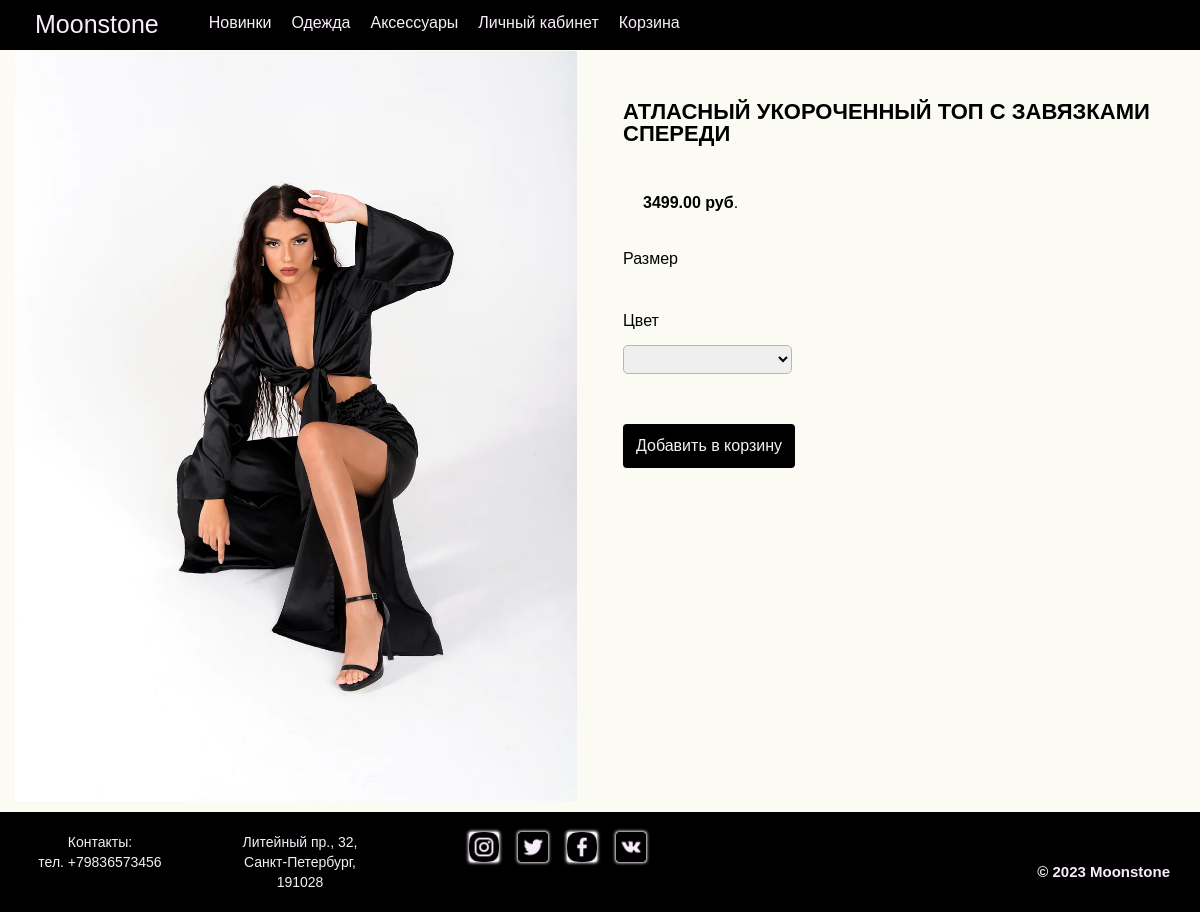
The app's page /product/17/, older data.
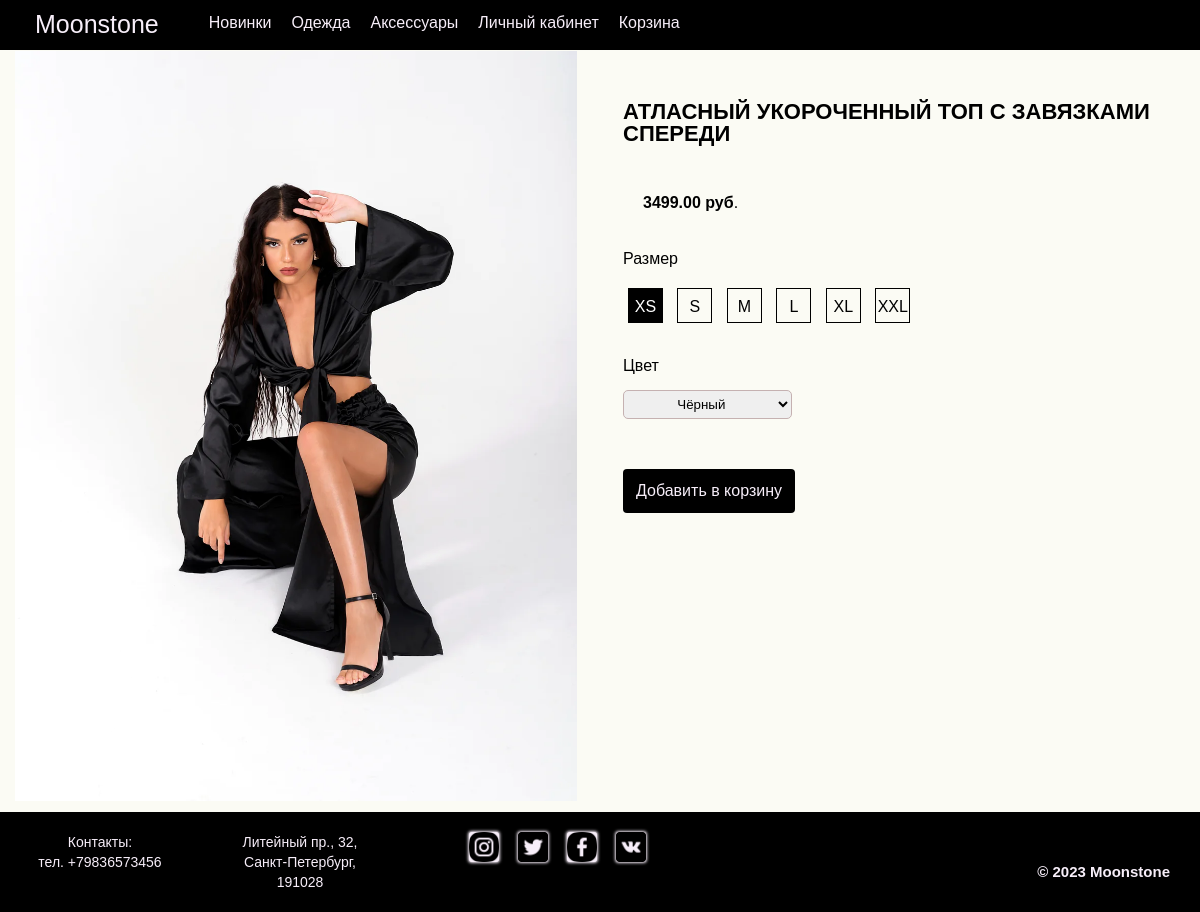
The same page, newer data.
### shop/models.py (models this page shows, shortened)
class Product(models.Model):
    CATEGORY_CHOICES = (
        ('clothing', 'Clothing'),
        ('accessories', 'Accessories'),
    )
    category = models.CharField(max_length=20, choices=CATEGORY_CHOICES, default='Clothing', null=True)
    name = models.CharField(max_length=255)
    description = models.TextField()
    price = models.DecimalField(max_digits=10, decimal_places=2)
    image = models.ImageField(upload_to='product_images')
    colors = models.ManyToManyField(Color)
    sizes = models.ManyToManyField(Size)
    class Meta:
        ordering = ['-id']

class Size(models.Model):
    name = models.CharField(max_length=20)

### shop/views.py (the view)
# urls.py: path('product/<int:id>/', views.product_detail, name='product_detail'),
def product_detail(request, id):
    product = get_object_or_404(Product, id=id)
    colors = product.colors.all()
    sizes = product.sizes.all()
    context = {
        'product': product,
        'colors': colors,
        'sizes': sizes
    }
    return render(request, 'shop/product_detail.html', context)

### templates/shop/product_detail.html (shortened to what this page needs)
{% extends 'shop/base.html' %}
{% load static %}
{% block content %}
<main class="main">
  <div class="detail__body">
    <div class="detail__row">
      <div class="detail">
        <div class="detail__image">
          <img src="{{ product.image.url }}" alt="{{ product.name }}">
        </div>
      </div>
      <div class="detail">
        <div class="detail__name">
          <h1 style="text-transform: uppercase;">{{ product.name }}</h1>
        </div>
        <div class="detail__price">
          <p><strong>{{ product.price }} руб</strong>.</p>
        </div>
        <div class="detail__form">
          <label>Размер</label><br><br>
          <div class="sizes">
            {% for size in sizes %}
              <label for="size_{{ size.name }}" class="size-btn">{{ size.name }}</label>
            {% endfor %}
          </div>
        </div>
        <div class="detail__form">
              <label for="id_color">Цвет</label><br><br>
              <select name="color" id="id_color">
                {% for color in colors %}
                <option value="{{ color.name }}">{{ color.name }}</option>
                {% endfor %}
              </select>
        </div>
        <button type="submit" class="btn btn-primary add-to-cart-btn">Добавить в корзину</button>
      </div>
    </div>
  </div>
</main>
{% endblock %}

### templates/shop/base.html (shortened to what this page needs)
{% load static %}
<!DOCTYPE html>
<html lang="ru">
		<link rel="stylesheet" type="text/css" href="{% static 'css/style.css' %}">
		<link rel="stylesheet" type="text/css" href="{% static 'css/shop/desktop.css' %}">
		<link rel="stylesheet" type="text/css" href="{% static 'css/shop/mobile.css' %}">
		<link rel="stylesheet" type="text/css" href="{% static 'css/shop/netbook.css' %}">
		<link rel="stylesheet" type="text/css" href="{% static 'css/shop/tablet.css' %}">
	</head>
	<body>
		<header>
			{% include 'includes/header.html' %}
		</header>
        <main class="main">
            {% block content %}
            {% endblock %}
        </main>
	    <footer class="contacts">
			{% include 'includes/footer.html' %}
		</footer>
	</body>
</html>

### templates/includes/header.html (shortened to what this page needs)
{% load static %}
<header>
  <div class="header__container">
    <div class="header__outer">
      <div class="header__inner">
        <a class="header__logo" href="{% url 'shop:shop' %}">
          Moonstone
        </a>
        <nav class="header__nav">
          <ul class="header__list">
            <li class="top__level">
              <a href="{% url 'shop:product_list_1' %}">
                Новинки
              </a>
            </li>
            <li class="top__level">
              <a href="{% url 'shop:product_list_2' %}">
                Одежда
              </a>
            </li>
            <li class="top__level">
              <a href="{% url 'shop:product_list_3' %}">
                Аксессуары
              </a>
            </li>
            <li class="top__level">
              <a href="{% url 'shop:account_detail' %}">
                Личный кабинет
              </a>
            </li>
            <li class="top__level">
              <a href="{% url 'shop:cart_detail' %}">
                Корзина
              </a>
            </li>
          </ul>
        </nav>
      </div>
    </div>
  </div>
</header>

### templates/includes/footer.html (shortened to what this page needs)
{% load static %}
<footer class="contacts">
    <div class="contacts__container">
        <div class="contacts__item contacts__item__1">
            <p>Контакты:</p>
            <p>тел. +79836573456</p>
        </div>
        <div class="contacts__item contacts__item__2" >
            <p>Литейный пр., 32,<br> Санкт-Петербург, <br> 191028</p>
        </div>
        <div class="contacts__item contacts__item__3">
            <a target="_blank" href="https://instagram.com">
                <img src="{% static 'img/icon6.png' %}"  alt="" height="30px">
            </a>
            <a target="_blank" href="https://twitter.com">
                <img src="{% static 'img/icon7.png' %}"  alt="" height="30px">
            </a>
            <a target="_blank" href="https://facebook.com">
                <img src="{% static 'img/icon5.png' %}" alt="" height="30px">
            </a>
            <a target="_blank" href="https://vk.com">
                <img src="{% static 'img/icon9.png' %}"  alt="" height="30px">
            </a>
        </div>
        <div class="contacts__item contacts__item__4" >
            <p class="logo">© 2023 Moonstone</p>
        </div>
        </div>
</footer>

### static/css/style.css (style rules this page uses)
* { padding: 0; margin: 0; border: 0; }
*, *:before, *:after { -moz-box-sizing: border-box; -webkit-box-sizing: border-box; box-sizing: border-box; }
nav, footer, header, aside { display: block; }
html, body { height: 100%; width: 100%; font-size: 100%; line-height: 1; font-size: 14px; -ms-text-size-adjust: 100%; -moz-text-size-adjust: 100%; -webkit-text-size-adjust: 100%; }
input, button, textarea { font-family: inherit; }
button { cursor: pointer; }
a, a:visited { text-decoration: none; }
ul li { list-style: none; }
img { vertical-align: top; }
h1, h2, h3, h4, h5, h6 { font-size: inherit; font-weight: 400; }
body { font-family: 'Gilroy-Medium', sans-serif; min-height: 100vh; height: 100%; }
main { max-width: 100%; min-height: calc(100vh); background-color: #FBFBF4; }
header { background-color: #000000; height: 50px; position: fixed; top: 0; left: 0; width: 100%; z-index: 999; display: flex; justify-content: space-between; }
.header__container { background-color: #000000; height: 50px; max-width: 100%; }
.header__inner { padding: 5px; display: flex; justify-content: flex-end; align-items: left; height: 100%; }
.header__logo { color: #f7eef9; padding-top: 7px; font-size: 25px; margin-left: 30px; margin-right: 20px; }
.header__list { display: flex; justify-content: space-between; align-items: center; max-width: 100%; margin: 0 auto; padding: 0 20px; height: 100%; box-sizing: border-box; justify-content: flex-start; }
.top__level { display: inline; }
.top__level a { color: #f7eef9; font-size: 16px; display: inline-block; padding: 10px; }
.contacts { background-color: #000000; color: #f7eef9; font-size: 14px; text-align: center; position: relative; left: 0; bottom: 0; max-width: 100%; height: 100px; line-height: 20px; }
.contacts__container { display: flex; max-width: 100%; padding-top: 20px; }
.contacts__item__1 { flex-basis: 200px; }
.contacts__item__2 { flex-basis: 200px; }
.contacts__item__3 { flex-basis: 300px; }
.contacts__item__4 { flex-basis: 300px; }
.contacts__item a { color: #f7eef9; }
.contacts__item img { box-shadow: 0 0 3px 1px #f7eef9; border-radius: 3px; background-color: #f7eef9; margin-left: 15px; }
.logo { font-weight: 600; font-size: 15px; position: absolute; right: 30px; bottom: 30px; }
.detail__body { padding-top: 50px; padding-bottom: 10px; position: relative; }
.detail__row { display: flex; flex-wrap: wrap; justify-content: space-between; }
.detail { width: calc(50% - 10px); height: auto; margin: 1px; vertical-align: top; text-align: left; box-sizing: border-box; position: relative; padding-left: 1em; padding-right: 1em; }
.detail__image img { max-width: 100%; height: auto; object-fit: cover; }
.detail button { padding: 13px; border-radius: 4px; background-color: #000000; color: #f7eef9; font-size: 16px; margin-top: 20px; }
.detail__name h1 { font-weight: 700; font-size: 22px; margin-bottom: 20px; }
.detail__name { margin-top: 50px; font-size: 16px; }
.detail__price { margin: 20px; padding: 20px 0; font-size: 16px; }
.detail__form { font-size: 16px; margin: 10px 0 10px 0; padding-bottom: 20px; }
.detail__form input[type="number"], .detail__form select { width: 30%; padding: 5px 10px; border: 1px solid #c5b1b1; border-radius: 5px; text-align: center; }
.size-btn { display: inline-block; width: 35px; height: 35px; line-height: 35px; text-align: center; margin: 5px; cursor: pointer; border: 1px solid #000; transition: background-color 0.3s; }
input[type="radio"]:checked + label.size-btn { background-color: #000; color: white; }

Row changes from the older to the newer data that the page shows:
added Size: name "XS"
added Size: name "S"
added Size: name "M"
added Size: name "L"
added Size: name "XL"
added Size: name "XXL"
Text that changed along with them:
form field color: (not shown) → "Чёрный"
